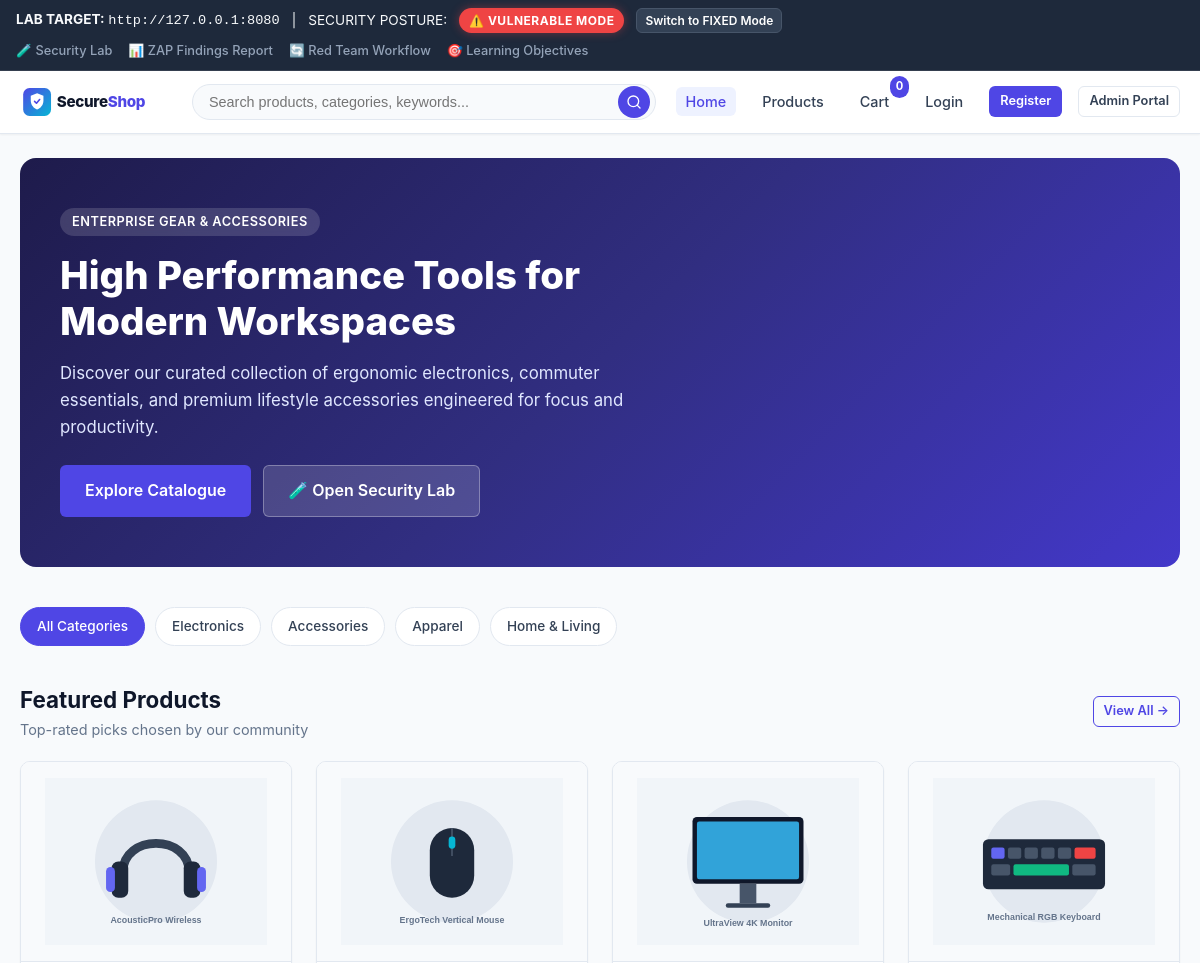
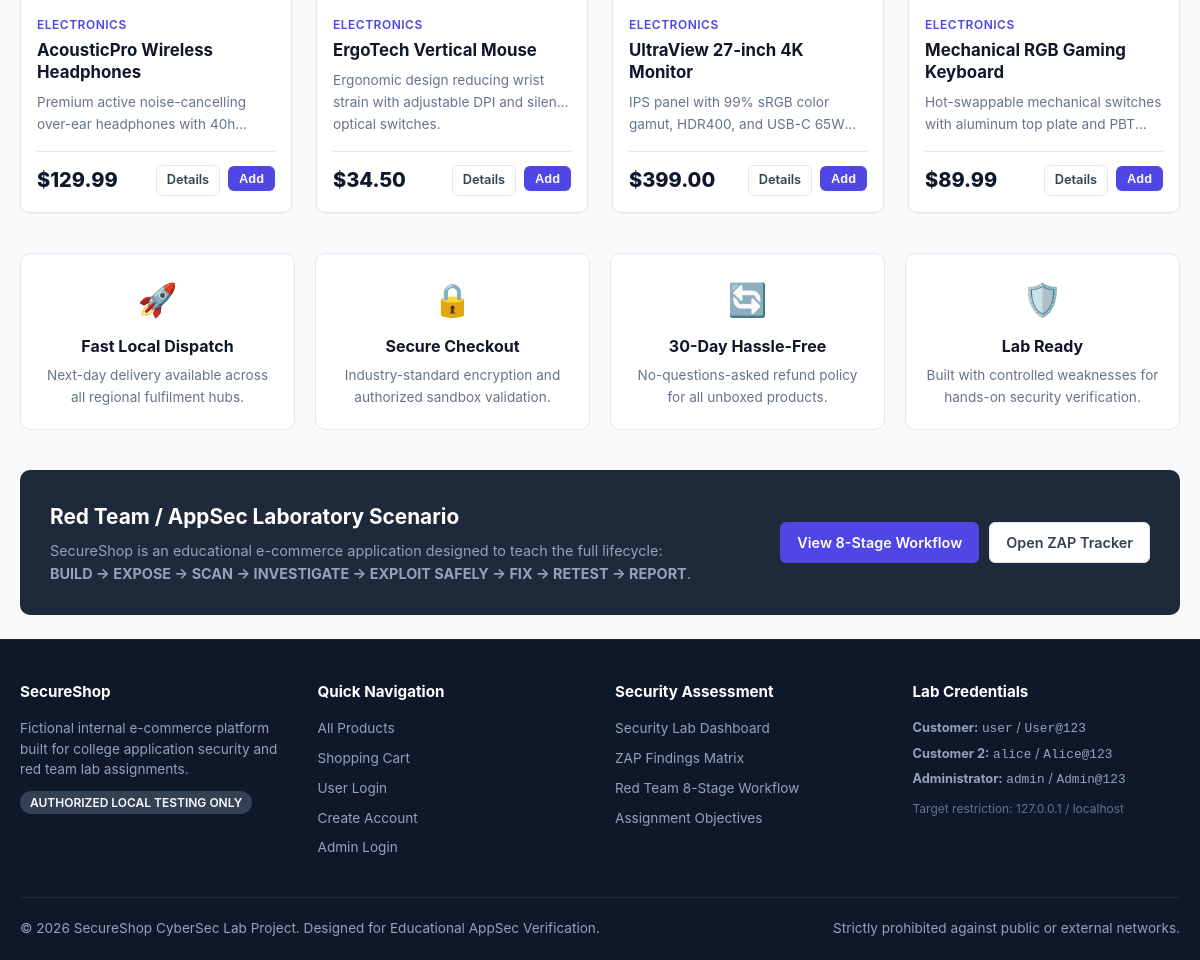
The page / on the database its author committed (2 pictures, top to bottom).
### tables this page shows
CREATE TABLE products (
        id INTEGER PRIMARY KEY AUTOINCREMENT,
        name TEXT NOT NULL,
        description TEXT NOT NULL,
        price REAL NOT NULL,
        category TEXT NOT NULL,
        stock INTEGER NOT NULL DEFAULT 10,
        image TEXT NOT NULL,
        created_at TIMESTAMP DEFAULT CURRENT_TIMESTAMP
    );

### app.py (the view)
@app.route("/")
def index():
    conn = get_db()
    featured = conn.execute("SELECT * FROM products ORDER BY id ASC LIMIT 4;").fetchall()
    conn.close()
    return render_template("index.html", featured_products=featured)

### app.py (called while the page is built, shortened)
def is_public_deploy():
    return bool(
        os.environ.get("RENDER")
        or os.environ.get("RENDER_SERVICE_ID")
        or os.environ.get("ENVIRONMENT") == "production"
        or os.environ.get("PUBLIC_DEPLOYMENT") == "true"
    )

def get_security_mode():
    if is_public_deploy():
        return "fixed"
    if os.path.exists(CONFIG_STATE_PATH):
        try:
            with open(CONFIG_STATE_PATH, "r", encoding="utf-8") as f:
                state = json.load(f)
                return state.get("security_mode", "vulnerable")
        except Exception:
            pass
    return os.environ.get("SECURITY_MODE", "vulnerable").lower()

def get_db():
    conn = sqlite3.connect(DB_PATH)
    conn.row_factory = sqlite3.Row
    conn.execute("PRAGMA foreign_keys = ON;")
    return conn

@app.before_request
def configure_session_security():
    mode = get_security_mode()
    if mode == "vulnerable":
        app.config["SESSION_COOKIE_HTTPONLY"] = False
        app.config["SESSION_COOKIE_SAMESITE"] = None
        app.config["SESSION_COOKIE_SECURE"] = False
    else:
        app.config["SESSION_COOKIE_HTTPONLY"] = True
        app.config["SESSION_COOKIE_SAMESITE"] = "Lax"
        app.config["SESSION_COOKIE_SECURE"] = False  # Local HTTP lab testing

@app.after_request
def apply_security_headers(response):
    mode = get_security_mode()
    if mode == "vulnerable":
        response.headers["Server"] = "SecureShop-Dev/1.0 (Python/Flask-Debug)"
    return response

@app.context_processor
def inject_global_template_vars():
    mode = get_security_mode()
    cart_count = 0
    return {
        "security_mode": mode,
        "is_public_deploy": is_public_deploy(),
        "cart_count": cart_count,
        "current_user": session.get("username"),
        "is_admin": session.get("role") == "admin"
    }

### templates/index.html (shortened to what this page needs)
{% extends "base.html" %}
{% block content %}
<section class="hero">
  <div class="hero-content">
    <span class="hero-tag">ENTERPRISE GEAR & ACCESSORIES</span>
    <h1 class="hero-title">High Performance Tools for Modern Workspaces</h1>
    <p class="hero-subtitle">
      Discover our curated collection of ergonomic electronics, commuter essentials, and premium lifestyle accessories engineered for focus and productivity.
    </p>
    <div class="hero-actions">
      <a href="{{ url_for('products') }}" class="btn btn-primary btn-lg">Explore Catalogue</a>
      <a href="{{ url_for('security_lab') }}" class="btn btn-secondary btn-lg" style="background: rgba(255,255,255,0.15); color: white; border-color: rgba(255,255,255,0.3);">
        🧪 Open Security Lab
      </a>
    </div>
  </div>
</section>
<div class="category-bar">
  <a href="{{ url_for('products') }}" class="category-pill active">All Categories</a>
  <a href="{{ url_for('products', category='Electronics') }}" class="category-pill">Electronics</a>
  <a href="{{ url_for('products', category='Accessories') }}" class="category-pill">Accessories</a>
  <a href="{{ url_for('products', category='Apparel') }}" class="category-pill">Apparel</a>
  <a href="{{ url_for('products', category='Home & Living') }}" class="category-pill">Home & Living</a>
</div>
<div class="section-header">
  <div>
    <h2 class="section-title">Featured Products</h2>
    <p style="font-size: 0.9rem; color: var(--muted);">Top-rated picks chosen by our community</p>
  </div>
  <a href="{{ url_for('products') }}" class="btn btn-outline-primary btn-sm">View All &rarr;</a>
</div>
<div class="products-grid">
  {% for product in featured_products %}
    <div class="product-card">
      <div class="product-img-wrap">
        <img src="{{ url_for('static', filename='images/' + product['image']) }}" alt="{{ product['name'] }}">
      </div>
      <div class="product-body">
        <span class="product-category">{{ product['category'] }}</span>
        <h3 class="product-name">{{ product['name'] }}</h3>
        <p class="product-desc">{{ product['description'] }}</p>
        <div class="product-footer">
          <span class="product-price">${{ "%.2f"|format(product['price']) }}</span>
          <div class="product-actions">
            <a href="{{ url_for('product_details', product_id=product['id']) }}" class="btn btn-secondary btn-sm">Details</a>
            <form action="{{ url_for('cart_add', product_id=product['id']) }}" method="POST" style="display: inline;">
              <button type="submit" class="btn btn-primary btn-sm">Add</button>
            </form>
          </div>
        </div>
      </div>
    </div>
  {% endfor %}
</div>
<div style="display: grid; grid-template-columns: repeat(auto-fit, minmax(220px, 1fr)); gap: 20px; margin-bottom: 40px;">
  <div style="background: white; border: 1px solid var(--border); border-radius: var(--radius); padding: 20px; text-align: center;">
    <div style="font-size: 2rem; margin-bottom: 8px;">🚀</div>
    <h4 style="font-size: 1rem; margin-bottom: 6px;">Fast Local Dispatch</h4>
    <p style="font-size: 0.85rem; color: var(--muted);">Next-day delivery available across all regional fulfilment hubs.</p>
  </div>
  <div style="background: white; border: 1px solid var(--border); border-radius: var(--radius); padding: 20px; text-align: center;">
    <div style="font-size: 2rem; margin-bottom: 8px;">🔒</div>
    <h4 style="font-size: 1rem; margin-bottom: 6px;">Secure Checkout</h4>
    <p style="font-size: 0.85rem; color: var(--muted);">Industry-standard encryption and authorized sandbox validation.</p>
  </div>
  <div style="background: white; border: 1px solid var(--border); border-radius: var(--radius); padding: 20px; text-align: center;">
    <div style="font-size: 2rem; margin-bottom: 8px;">🔄</div>
    <h4 style="font-size: 1rem; margin-bottom: 6px;">30-Day Hassle-Free</h4>
    <p style="font-size: 0.85rem; color: var(--muted);">No-questions-asked refund policy for all unboxed products.</p>
  </div>
  <div style="background: white; border: 1px solid var(--border); border-radius: var(--radius); padding: 20px; text-align: center;">
    <div style="font-size: 2rem; margin-bottom: 8px;">🛡️</div>
    <h4 style="font-size: 1rem; margin-bottom: 6px;">Lab Ready</h4>
    <p style="font-size: 0.85rem; color: var(--muted);">Built with controlled weaknesses for hands-on security verification.</p>
  </div>
</div>
<div style="background: #1E293B; color: white; border-radius: var(--radius); padding: 30px; display: flex; justify-content: space-between; align-items: center; flex-wrap: wrap; gap: 20px;">
  <div>
    <h3 style="font-size: 1.3rem; margin-bottom: 6px;">Red Team / AppSec Laboratory Scenario</h3>
    <p style="font-size: 0.9rem; color: #94A3B8; max-width: 650px;">
      SecureShop is an educational e-commerce application designed to teach the full lifecycle:
      <strong>BUILD &rarr; EXPOSE &rarr; SCAN &rarr; INVESTIGATE &rarr; EXPLOIT SAFELY &rarr; FIX &rarr; RETEST &rarr; REPORT</strong>.
    </p>
  </div>
  <div style="display: flex; gap: 10px;">
    <a href="{{ url_for('workflow') }}" class="btn btn-primary">View 8-Stage Workflow</a>
    <a href="{{ url_for('security_report') }}" class="btn btn-secondary">Open ZAP Tracker</a>
  </div>
</div>
{% endblock %}

### rows shown on the page
products: image (picture), category "ELECTRONICS", name "AcousticPro Wireless Headphones", description "Premium active noise-cancelling over-ear headphones with…", price "129.99"
products: image (picture), category "ELECTRONICS", name "ErgoTech Vertical Mouse", description "Ergonomic design reducing wrist strain with adjustable DPI and silent optical switches.", price "34.50"
products: image (picture), category "ELECTRONICS", name "UltraView 27-inch 4K Monitor", description "IPS panel with 99% sRGB color gamut, HDR400, and USB-C…", price "399.00"
products: image (picture), category "ELECTRONICS", name "Mechanical RGB Gaming Keyboard", description "Hot-swappable mechanical switches with aluminum top plate and…", price "89.99"

### other values the page prints
{{ 'FIXED' if security_mode == 'vulnerable' else 'VULNERABLE' }} "FIXED"
{{ session.get('cart_count', 0) }} "0"
